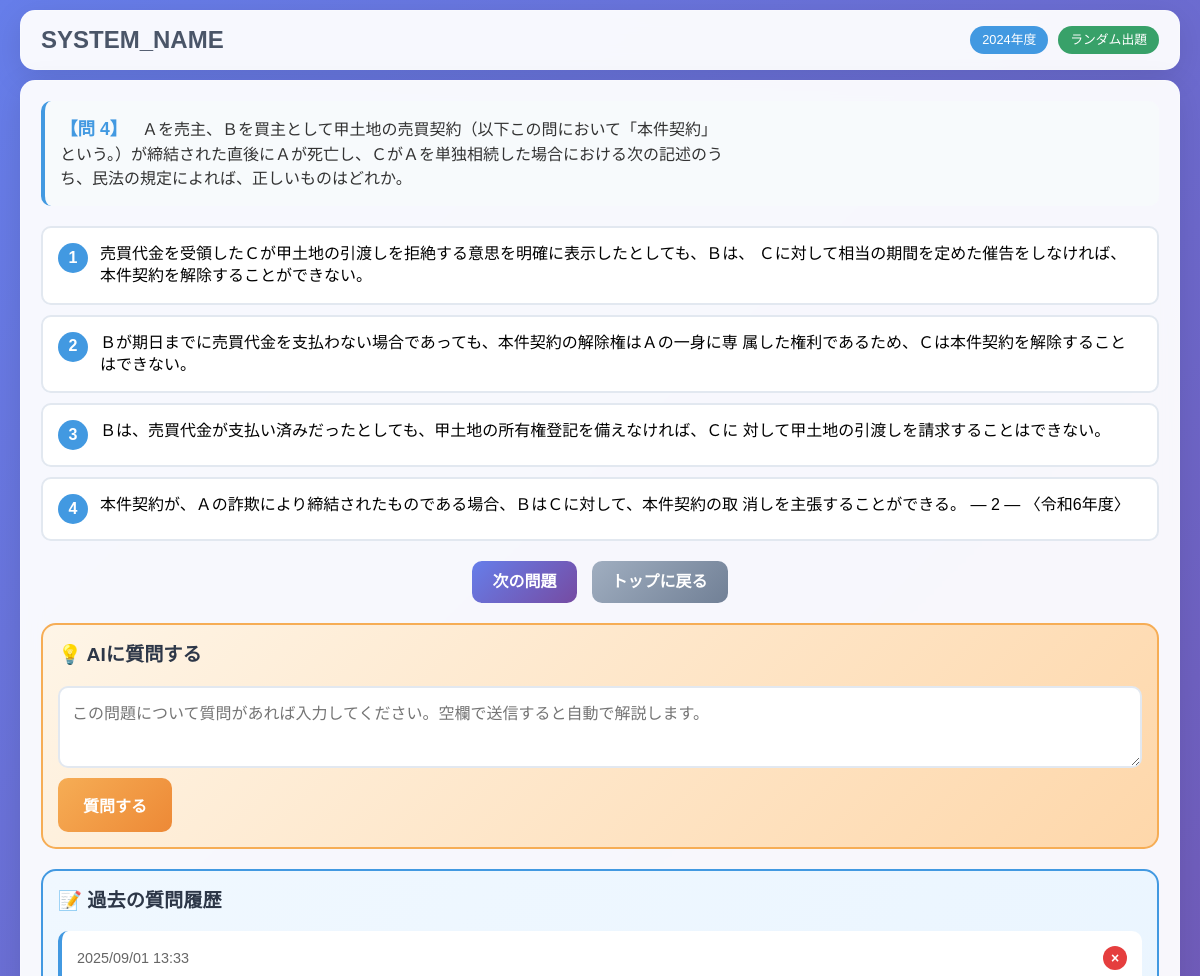
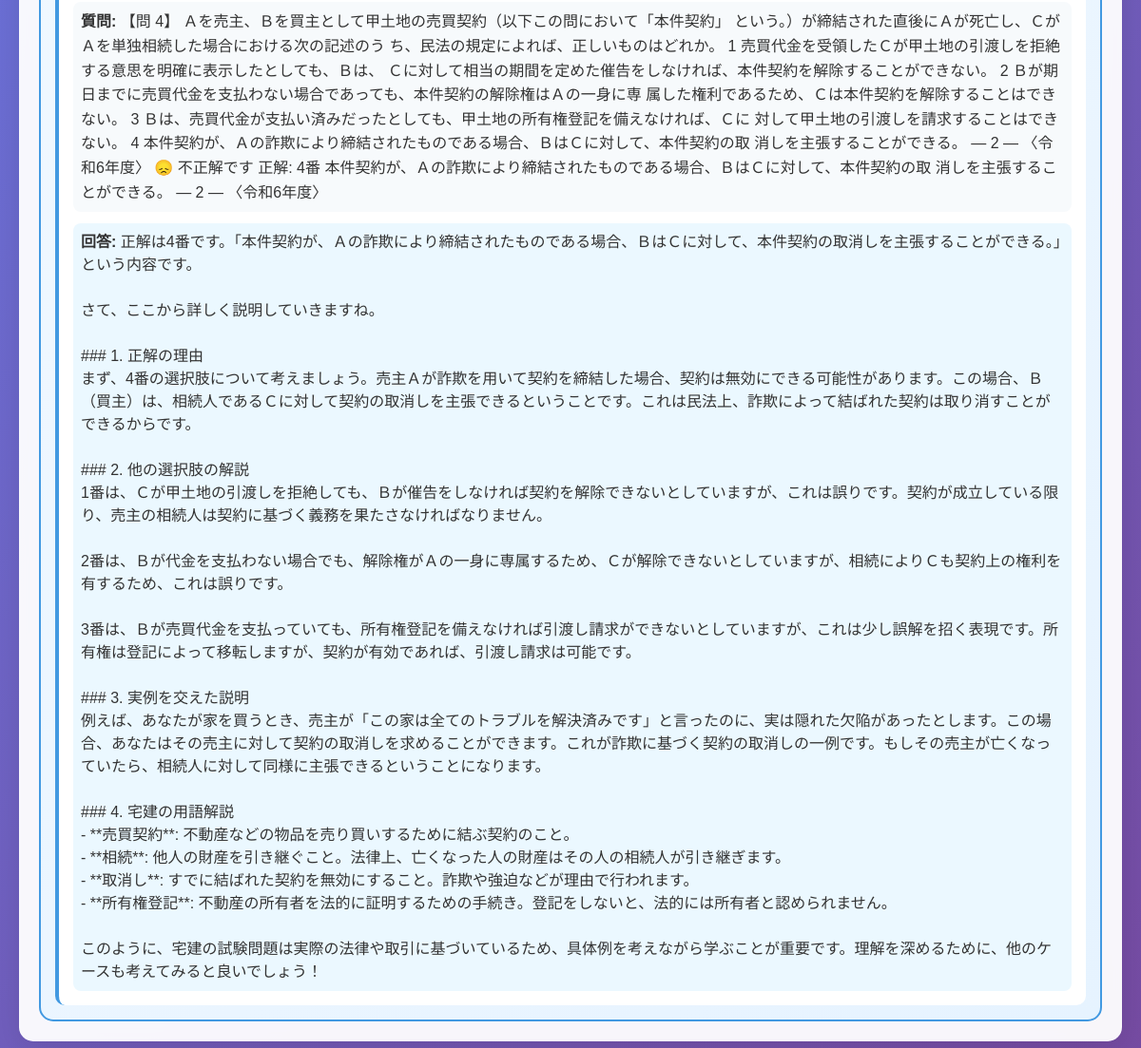
The page /question.php?id=4 (signed in) on the database its author committed (2 pictures, top to bottom).
### tables this page shows
CREATE TABLE question_history (id INTEGER PRIMARY KEY AUTOINCREMENT, question_id INTEGER NOT NULL, user_question TEXT NOT NULL, ai_response TEXT NOT NULL, created_at DATETIME NOT NULL);

### includes/Database.php (called while the page is built, shortened)
<?php
require_once __DIR__ . '/Logger.php';
class Database {
    private $pdo;
    public function __construct() {
        try {
            $this->pdo = new PDO('sqlite:' . DB_PATH);
            $this->pdo->setAttribute(PDO::ATTR_ERRMODE, PDO::ERRMODE_EXCEPTION);
        } catch (PDOException $e) {
            Logger::log('データベース接続エラー: ' . $e->getMessage(), LOG_LEVEL_ERROR);
            throw $e;
        }
    }
    public function getQuestionById($id) {
        $stmt = $this->pdo->prepare("SELECT * FROM questions WHERE id = ?");
        $stmt->execute([$id]);
        return $stmt->fetch(PDO::FETCH_ASSOC);
    }
    public function getQuestionHistory($question_id) {
        try {
            $stmt = $this->pdo->prepare("SELECT * FROM question_history WHERE question_id = ? ORDER BY created_at ASC");
            $stmt->execute([$question_id]);
            return $stmt->fetchAll(PDO::FETCH_ASSOC);
        } catch (PDOException $e) {
            Logger::log('AI質問履歴取得エラー: ' . $e->getMessage(), LOG_LEVEL_ERROR);
            return [];
        }
    }
    public function createAnswerHistoryTable() {
        try {
            $sql = "CREATE TABLE IF NOT EXISTS answer_history (
                id INTEGER PRIMARY KEY AUTOINCREMENT,
                question_id INTEGER NOT NULL,
                user_answer INTEGER NOT NULL,
                is_correct BOOLEAN NOT NULL,
                answered_at DATETIME NOT NULL,
                FOREIGN KEY (question_id) REFERENCES questions(id)
            )";
            $this->pdo->exec($sql);
        } catch (PDOException $e) {
            Logger::log('回答履歴テーブル作成エラー: ' . $e->getMessage(), LOG_LEVEL_ERROR);
            throw $e;
        }
    }
    public function createQuestionHistoryTable() {
        try {
            $sql = "CREATE TABLE IF NOT EXISTS question_history (
                id INTEGER PRIMARY KEY AUTOINCREMENT,
                question_id INTEGER NOT NULL,
                user_question TEXT NOT NULL,
                ai_response TEXT NOT NULL,
                created_at DATETIME NOT NULL,
                FOREIGN KEY (question_id) REFERENCES questions(id)
            )";
            $this->pdo->exec($sql);
        } catch (PDOException $e) {
            Logger::log('質問履歴テーブル作成エラー: ' . $e->getMessage(), LOG_LEVEL_ERROR);
            throw $e;
        }
    }
}

### includes/Logger.php (called while the page is built, shortened)
<?php
class Logger {
    public static function log($message, $level = LOG_LEVEL_INFO) {
        $timestamp = date('Y-m-d H:i:s');
        $logMessage = "[{$timestamp}] [{$level}] {$message}" . PHP_EOL;
        $logFile = LOG_DIR . '/system_' . date('Y-m-d') . '.log';
    }
}

### question.php (the view, shortened to what this page needs)
<?php
require_once __DIR__ . '/includes/Database.php';
require_once __DIR__ . '/includes/Logger.php';
require_once __DIR__ . '/includes/QuestionParser.php';
try {
    $db = new Database();
    $question = null;
    $mode = $_GET['mode'] ?? '';
    $questionId = $_GET['id'] ?? '';
    $year = $_GET['year'] ?? '';
    $offset = intval($_GET['offset'] ?? 0);
    if ($mode === 'sequential' && !empty($year)) {
        $questions = $db->getQuestionsByYearSequential($year, $offset, 1);
        $question = $questions[0] ?? null;
        $_SESSION['current_mode'] = 'sequential';
        $_SESSION['current_year'] = $year;
        $_SESSION['current_offset'] = $offset;
    } elseif ($mode === 'random' && !empty($year)) {
        $questions = $db->getRandomQuestionsByCorrectRate($year, 1);
        $question = $questions[0] ?? null;
        $_SESSION['current_mode'] = 'random';
        $_SESSION['current_year'] = $year;
    } elseif (!empty($questionId)) {
        $question = $db->getQuestionById($questionId);
    }
    $parsedQuestion = QuestionParser::parseQuestion($question);
    $questionHistory = $db->getQuestionHistory($question['id']);
} catch (Exception $e) {
    Logger::error("問題表示エラー: " . $e->getMessage());
    header('Location: index.php?error=' . urlencode('問題の取得に失敗しました'));
    exit;
}
?>
<!DOCTYPE html>
<html lang="ja">
<head>
    <link rel="stylesheet" href="assets/css/style.css">
</head>
<body>
    <div class="container">
        <header class="header">
            <h1 class="system-title">
                <a href="index.php"><?php echo SYSTEM_NAME; ?></a>
            </h1>
            <div class="question-info">
                <span class="year-badge"><?php echo htmlspecialchars($parsedQuestion['year']); ?>年度</span>
                <span class="mode-badge"><?php echo $mode === 'sequential' ? '順次出題' : 'ランダム出題'; ?></span>
            </div>
        </header>
        <main class="main-content">
            <div class="question-container">
                <div class="question-body">
                    <span class="question-number"><?php echo htmlspecialchars($parsedQuestion['question_title']); ?></span>
                    <?php echo QuestionParser::formatQuestionForDisplay($parsedQuestion['question_body']); ?>
                </div>
                <div class="choices-container" id="choices-container">
                    <?php echo QuestionParser::formatChoicesForDisplay($parsedQuestion['choices']); ?>
                </div>
                <div class="navigation-buttons">
                    <?php if ($mode === 'sequential'): ?>
                        <?php if ($offset > 0): ?>
                            <a href="question.php?mode=sequential&year=<?php echo urlencode($year); ?>&offset=<?php echo $offset - 1; ?>" class="nav-btn prev-btn">前の問題</a>
                        <?php endif; ?>
                        <a href="question.php?mode=sequential&year=<?php echo urlencode($year); ?>&offset=<?php echo $offset + 1; ?>" class="nav-btn next-btn">次の問題</a>
                    <?php else: ?>
                        <a href="question.php?mode=random&year=<?php echo urlencode($year); ?>" class="nav-btn next-btn">次の問題</a>
                    <?php endif; ?>
                    <a href="index.php" class="nav-btn home-btn">トップに戻る</a>
                </div>
            </div>
            <div class="ai-question-section">
                <h3>💡 AIに質問する</h3>
                <div class="ai-question-form">
                    <textarea id="ai-question-input" placeholder="この問題について質問があれば入力してください。空欄で送信すると自動で解説します。" rows="3"></textarea>
                    <button type="button" id="ask-ai-btn" class="ask-ai-btn">
                        <span class="btn-text">質問する</span>
                    </button>
                </div>
            </div>
            <?php if (!empty($questionHistory)): ?>
            <div class="question-history">
                <h3>📝 過去の質問履歴</h3>
                <div class="history-list">
                    <?php foreach ($questionHistory as $history): ?>
                        <div class="history-item" data-history-id="<?php echo $history['id']; ?>">
                            <div class="history-header">
                                <div class="history-date"><?php echo date('Y/m/d H:i', strtotime($history['created_at'])); ?></div>
                                <button class="delete-history-btn" data-history-id="<?php echo $history['id']; ?>" title="この履歴を削除">×</button>
                            </div>
                            <div class="history-question">
                                <strong>質問:</strong> <?php echo htmlspecialchars($history['user_question']); ?>
                            </div>
                            <div class="history-answer">
                                <strong>回答:</strong> <?php echo nl2br(htmlspecialchars($history['ai_response'])); ?>
                            </div>
                        </div>
                    <?php endforeach; ?>
                </div>
            </div>
            <?php endif; ?>
        </main>
    </div>
</body>
</html>

### assets/css/style.css (style rules this page uses)
* { margin: 0; padding: 0; box-sizing: border-box; }
body { font-family: 'Hiragino Kaku Gothic ProN', 'Hiragino Sans', 'Yu Gothic Medium', 'Meiryo', sans-serif; line-height: 1.6; color: #333; background: linear-gradient(135deg, #667eea 0%, #764ba2 100%); min-height: 100vh; }
.container { max-width: 1200px; margin: 0 auto; padding: 0 20px; min-height: 100vh; display: flex; flex-direction: column; }
.header { background: rgba(255, 255, 255, 0.95); backdrop-filter: blur(10px); border-radius: 15px; margin: 10px 0; padding: 10px 20px; display: flex; justify-content: space-between; align-items: center; box-shadow: 0 8px 32px rgba(0, 0, 0, 0.1); border: 1px solid rgba(255, 255, 255, 0.2); }
.system-title { font-size: 1.5rem; font-weight: bold; color: #4a5568; text-decoration: none; }
.system-title a { color: inherit; text-decoration: none; }
.question-info { display: flex; gap: 10px; align-items: center; }
.year-badge, .mode-badge { background: #4299e1; color: white; padding: 4px 12px; border-radius: 20px; font-size: 0.8rem; font-weight: 500; }
.mode-badge { background: #38a169; }
.main-content { flex: 1; background: rgba(255, 255, 255, 0.95); backdrop-filter: blur(10px); border-radius: 15px; padding: 20px; margin-bottom: 20px; box-shadow: 0 8px 32px rgba(0, 0, 0, 0.1); border: 1px solid rgba(255, 255, 255, 0.2); }
.question-container { margin-bottom: 20px; }
.question-body { background: #f7fafc; padding: 15px; border-radius: 10px; margin-bottom: 20px; font-size: 1rem; line-height: 1.5; border-left: 4px solid #4299e1; }
.question-number { font-weight: bold; color: #4299e1; margin-right: 10px; font-size: 1.1rem; }
.choices-container { display: grid; gap: 10px; margin-bottom: 20px; }
.navigation-buttons { display: flex; gap: 15px; justify-content: center; flex-wrap: wrap; }
.nav-btn { background: linear-gradient(135deg, #667eea 0%, #764ba2 100%); color: white; padding: 8px 20px; border-radius: 10px; text-decoration: none; font-weight: 600; transition: all 0.3s ease; border: none; cursor: pointer; }
.nav-btn.home-btn { background: linear-gradient(135deg, #a0aec0 0%, #718096 100%); }
.ai-question-section { background: linear-gradient(135deg, #fef5e7 0%, #fed7aa 100%); border-radius: 15px; padding: 15px; margin-bottom: 20px; border: 2px solid #f6ad55; }
.ai-question-section h3 { color: #2d3748; margin-bottom: 15px; font-size: 1.2rem; }
.ai-question-form { display: flex; flex-direction: column; gap: 10px; }
#ai-question-input { width: 100%; padding: 12px; border: 2px solid #e2e8f0; border-radius: 10px; font-size: 1rem; font-family: inherit; resize: vertical; min-height: 60px; transition: all 0.3s ease; }
.ask-ai-btn { background: linear-gradient(135deg, #f6ad55 0%, #ed8936 100%); color: white; border: none; padding: 15px 25px; border-radius: 10px; font-size: 1rem; font-weight: 600; cursor: pointer; transition: all 0.3s ease; display: flex; align-items: center; justify-content: center; gap: 10px; align-self: flex-start; }
.question-history { background: linear-gradient(135deg, #f0f8ff 0%, #e6f3ff 100%); border-radius: 15px; padding: 15px; border: 2px solid #4299e1; }
.question-history h3 { color: #2d3748; margin-bottom: 15px; font-size: 1.2rem; }
.history-list { display: flex; flex-direction: column; gap: 15px; }
.history-item { background: white; border-radius: 10px; padding: 15px; border-left: 4px solid #4299e1; }
.history-header { display: flex; justify-content: space-between; align-items: center; margin-bottom: 8px; }
.history-date { color: #666; font-size: 0.9rem; }
.delete-history-btn { background: #e53e3e; color: white; border: none; border-radius: 50%; width: 24px; height: 24px; font-size: 14px; font-weight: bold; cursor: pointer; display: flex; align-items: center; justify-content: center; transition: all 0.3s ease; flex-shrink: 0; }
.history-question { margin-bottom: 12px; padding: 8px; background: #f7fafc; border-radius: 8px; }
.history-answer { padding: 8px; background: #ebf8ff; border-radius: 8px; line-height: 1.5; }

### rows shown on the page
question_history: created_at "2025/09/01 13:33", user_question "【問 4】 Ａを売主、Ｂを買主として甲土地の売買契約（以下この問において「本件契約」 という。）が締結された直後にＡが死亡し、ＣがＡを単独相続した場合における次の記述のう ち、民法の規定によれば、正しいものはどれか。 1 売買代金を受領したＣが甲土地の引渡しを拒絶する意思を明確に表示したとしても、Ｂは、 Ｃに対して相当の期間を定めた催告をしなければ、本件契約を解除することができない。 2 Ｂが期日までに売買代金を支払わない場合であっても、本件契約の解除権はＡの一身に専 属した権利であるため、Ｃは本件契約を解除することはできない。 3 Ｂは、売買代金が支払い済みだったとしても、甲土地の所有権登記を備えなければ、Ｃに 対して甲土地の引渡しを請求することはできない。 4 本件契約が、Ａの詐欺により締結されたものである場合、ＢはＣに対して、本件契約の取 消しを主張することができる。 ― 2 ― 〈令和6年度〉 😞 不正解です 正解: 4番 本件契約が、Ａの詐欺により締結されたものである場合、ＢはＣに対して、本件契約の取 消しを主張することができる。 ― 2 ― 〈令和6年度〉", ai_response "正解は4番です。「本件契約が、Ａの詐欺により締結されたものである場合、ＢはＣに対して、本件契約の取消しを主張することができる。」という内容です。 さて、ここから詳しく説明していきますね。 ### 1. 正解の理由 まず、4番の選択肢について考えましょう。売主Ａが詐欺を用いて契約を締結した場合、契約は無効にできる可能性があります。この場合、Ｂ（買主）は、相続人であるＣに対して契約の取消しを主張できるということです。これは民法上、詐欺によって結ばれた契約は取り消すことができるからです。 ### 2. 他の選択肢の解説 1番は、Ｃが甲土地の引渡しを拒絶しても、Ｂが催告をしなければ契約を解除できないとしていますが、これは誤りです。契約が成立している限り、売主の相続人は契約に基づく義務を果たさなければなりません。 2番は、Ｂが代金を支払わない場合でも、解除権がＡの一身に専属するため、Ｃが解除できないとしていますが、相続によりＣも契約上の権利を有するため、これは誤りです。 3番は、Ｂが売買代金を支払っていても、所有権登記を備えなければ引渡し請求ができないとしていますが、これは少し誤解を招く表現です。所有権は登記によって移転しますが、契約が有効であれば、引渡し請求は可能です。 ### 3. 実例を交えた説明…"

### other values the page prints
SYSTEM_NAME "SYSTEM_NAME"
$parsedQuestion['year'] "2024"
$parsedQuestion['question_title'] "【問 4】"
$choiceText "売買代金を受領したＣが甲土地の引渡しを拒絶する意思を明確に表示したとしても、Ｂは、 Ｃに対して相当の期間を定めた催告をしなければ、本件契約を解除することができない。"
$choiceText "Ｂが期日までに売買代金を支払わない場合であっても、本件契約の解除権はＡの一身に専 属した権利であるため、Ｃは本件契約を解除することはできない。"
$choiceText "Ｂは、売買代金が支払い済みだったとしても、甲土地の所有権登記を備えなければ、Ｃに 対して甲土地の引渡しを請求することはできない。"
$choiceText "本件契約が、Ａの詐欺により締結されたものである場合、ＢはＣに対して、本件契約の取 消しを主張することができる。 ― 2 ― 〈令和6年度〉"
